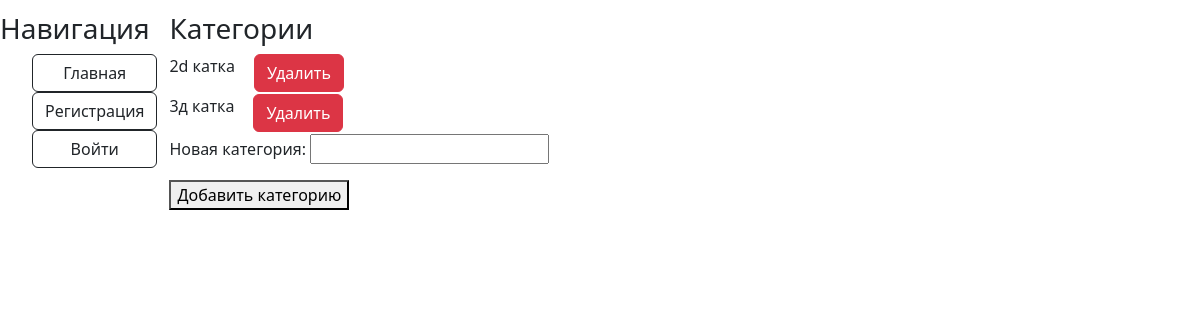
Before: /categoty/ with the older database file.
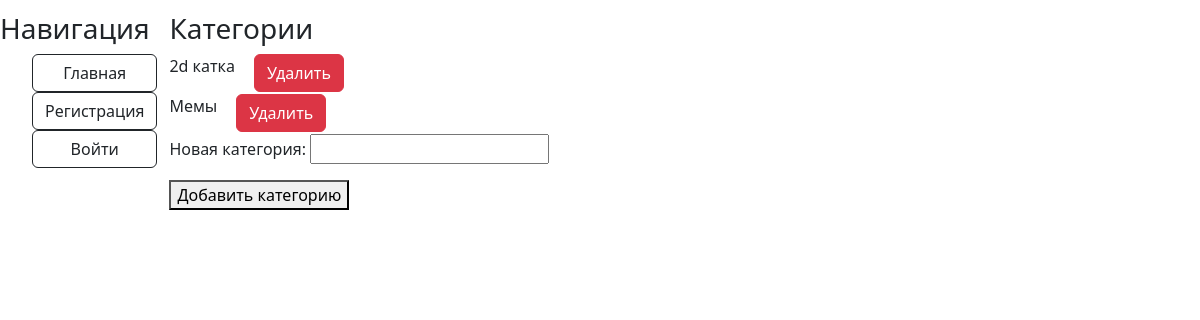
After: the same page with the newer database file.
### accounts/models.py (models this page shows, shortened)
class Category(models.Model):
    name = models.CharField(max_length=250, verbose_name='Название', unique=True, blank=False)

### accounts/views.py (the view)
# urls.py: path('categoty/', category_view, name="category"),
def category_view(request):
    cat_list = Category.objects.all()
    if request.method == 'POST':
        form = CategoryList(request.POST)
        if form.is_valid():
            Category.objects.create(**form.cleaned_data)
    else:
        form = CategoryList()
    return render(request, 'cat_list.html', context={'form': form, 'cat_list': cat_list})

### accounts/forms.py
class CategoryList(forms.ModelForm):
    name = forms.CharField(max_length=250, label='Новая категория',  required=True)
    class Meta:
        model = Category
        fields = ['name']

### accounts/templates/cat_list.html (shortened to what this page needs)
{% extends 'index.html' %}
{% load bootstrap4 %}
{% block content %}
<h3>Категории</h3>
    {% for i in cat_list %}
        <div style="display: flex;">
            <p style="margin-right: 5%;">{{ i.name }}</p>
            <form action="{% url 'delete_category' i.id %}" method="POST" >
            <button type="submit" class="btn btn-danger">Удалить</button>
        </form>
        </div>
    {% endfor %}
    <form action="" method="post">
        {{ form.as_p }}
        <button type="submit">Добавить категорию</button>
    </form>
{% endblock %}

Changed rows visible on the page:
removed Category: name "3д катка"
added Category: name "Мемы"
